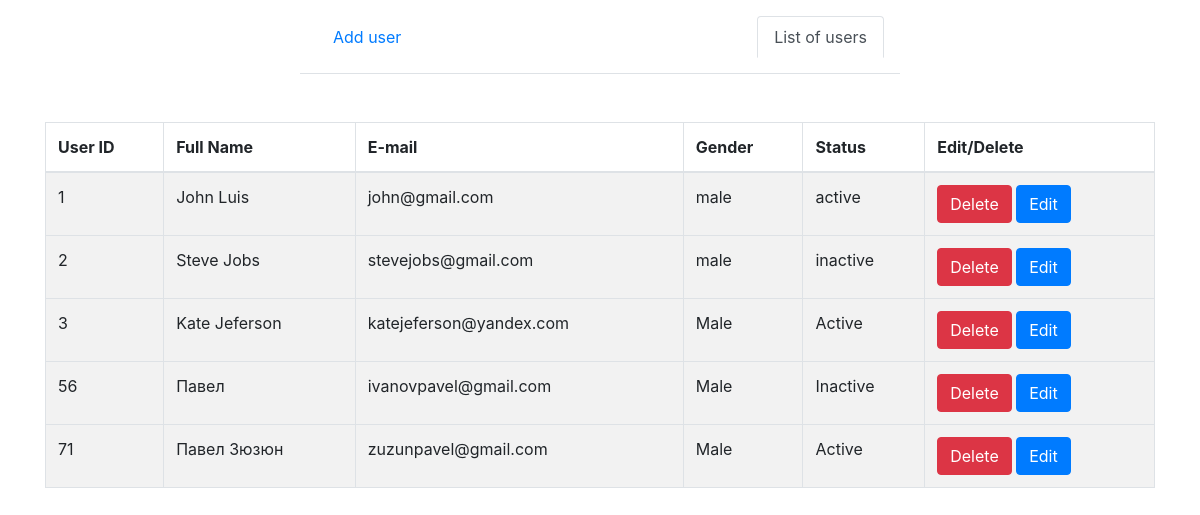
Page /form-users/web/users on the committed database.
### tables this page shows
CREATE TABLE `users` (
                         `id` int(11) UNSIGNED NOT NULL,
                         `email` varchar(50) DEFAULT NULL,
                         `fullName` varchar(100) DEFAULT NULL,
                         `gender` varchar(20) NOT NULL,
                         `status` varchar(20) NOT NULL
);

### views/View.php (called while the page is built)
<?php
class View {
    public function render($tpl, $pageData): void
    {
        include ROOT. $tpl;
    }
}

### controllers/UsersController.php (called while the page is built, shortened)
<?php
class UsersController extends Controller {
    private $pageTpl = "/views/users.tpl.php";
    public function __construct() {
        $this->model = new UsersModel();
        $this->view = new View();
    }
    public function index() {
        $this->pageData['title'] = 'Users list';
        $users = $this->model->getUsers();
        $this->pageData['users'] = $users;
        $this->view->render($this->pageTpl, $this->pageData);
    }
}

### conf/route.php (called while the page is built, shortened)
<?php
class Routing {
    public static function buildRoute() {
        $action = "index";
        $controller = new $controllerName();
        $controller->$action();
    }
}

### conf/config.php (called while the page is built, shortened)
<?php
require_once "db.php";
require_once "route.php";
require_once MODEL_PATH. 'Model.php';
require_once VIEW_PATH. 'View.php';
Routing::buildRoute();

### index.php (called while the page is built)
<?php
require_once "conf/config.php";

### models/Model.php (called while the page is built, shortened)
<?php
class Model {
    public function __construct() {
        $this->db = DB::connectToDB();
    }
}

### conf/db.php (called while the page is built, shortened)
<?php
class DB{
    public static function connectToDB() {
        $errorMessage = "Can not connect to DB";
        $user = self::USER;
        $pass = self::PASS;
        $host = self::HOST;
        $db = self::DB;
        $connect = new PDO("mysql:dbname=$db;host=$host", $user, $pass);
        if (!$connect)
            die($errorMessage);
        else {
            return $connect;
        }
    }
}

### models/UsersModel.php (called while the page is built, shortened)
<?php
class UsersModel extends Model {
    public function getUsers() {
        $sql = "SELECT * FROM users";
        $result = array();
        $stmt = $this->db->prepare($sql);
        $stmt->execute();
        while($row = $stmt->fetch(PDO::FETCH_ASSOC)) {
            $result[$row['id']] = $row;
        }
        return $result;
    }
}

### views/users.tpl.php (the view, shortened to what this page needs)
<!DOCTYPE html>
<html lang="en">
<head>
    <link rel="stylesheet" href="css/bootstrap.min.css">
    <link rel="stylesheet" href="css/bootstrap.css">
    <link rel="stylesheet" href="css/font-awesome.min.css">
    <link rel="stylesheet" href="css/style.css">
</head>
<body>
<header class="center">
    <ul class="nav nav-tabs navmenu">
        <li class="nav-item">
            <a class="nav-link" aria-current="page" href="http://localhost/form-users/web/#">Add user</a>
        </li>
        <li class="nav-item">
            <a class="nav-link active" href="http://localhost/form-users/web/users">List of users</a>
        </li>
    </ul>
</header>
<div class="container mt-5">
    <div class="panel-body">
        <div class="row">
            <div class="col-lg-12">
                <div class="table-responsive">
                    <table class="table table-bordered table-hover table-striped">
                        <thead>
                        <tr>
                            <th>User ID</th>
                            <th>Full Name</th>
                            <th>E-mail</th>
                            <th>Gender</th>
                            <th>Status</th>
                            <th>Edit/Delete</th>
                        </tr>
                        </thead>
                        <tbody>
                        <?php foreach ($pageData['users'] as $key => $value) {
                            $buttonDelete = '<button type="button" class="btn btn-danger" onclick="deleteUser('. $value['id'] . ')">Delete</button>';
                            $buttonEdit = '<button type="button" class="btn btn-primary" onclick="editPage('. $value['id'] . ')">Edit</button>';
                            echo "<tr>";
                            echo "<td>" . $value['id'] . "</td>";
                            echo "<td>" . $value['fullName'] . "</td>";
                            echo "<td>" . $value['email'] . "</td>";
                            echo "<td>" . $value['gender'] . "</td>";
                            echo "<td>" . $value['status'] . "</td>";
                            echo "<td> $buttonDelete $buttonEdit </td>";
                            echo "<tr>";
                        }
                        ?>
                        </tbody>
                    </table>
                </div>
            </div>
        </div>
    </div>
</div>
</body>
</html>

### css/style.css (style rules this page uses)
* { box-sizing: border-box; }
html { margin: 0; padding: 0; }
.center { display: flex; justify-content: center; }
.navmenu { display: flex; width: 50%; padding: 1rem; justify-content: space-between; align-items: center; }

### rows in the picture
users: id "1", fullName "John Luis", email "john@gmail.com", gender "male", status "active"
users: id "2", fullName "Steve Jobs", email "stevejobs@gmail.com", gender "male", status "inactive"
users: id "3", fullName "Kate Jeferson", email "katejeferson@yandex.com", gender "Male", status "Active"
users: id "56", fullName "Павел", email "ivanovpavel@gmail.com", gender "Male", status "Inactive"
users: id "71", fullName "Павел Зюзюн", email "zuzunpavel@gmail.com", gender "Male", status "Active"
